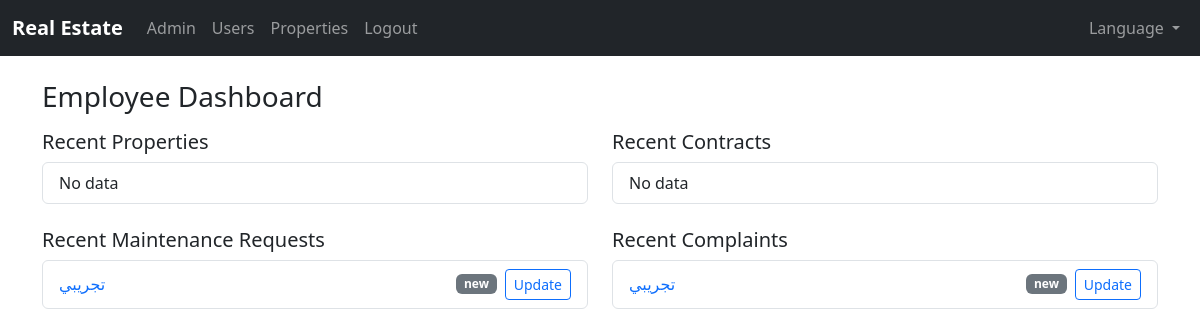
The app's page /employee/ (signed in), older data.
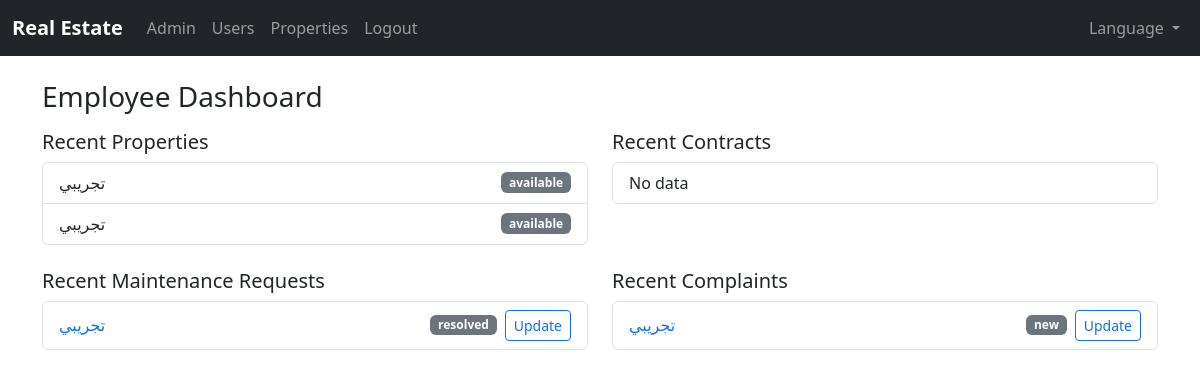
The same page, newer data.
### app/models.py (models this page shows)
class TimestampMixin:
    created_at = db.Column(db.DateTime, default=datetime.utcnow, nullable=False)
    updated_at = db.Column(db.DateTime, default=datetime.utcnow, onupdate=datetime.utcnow)

class MaintenanceRequest(db.Model, TimestampMixin):
    __tablename__ = "maintenance_requests"
    id = db.Column(db.Integer, primary_key=True)
    tenant_id = db.Column(db.Integer, db.ForeignKey("users.id"), nullable=False, index=True)
    property_id = db.Column(db.Integer, db.ForeignKey("properties.id"), nullable=True, index=True)
    title = db.Column(db.String(200), nullable=False)
    description = db.Column(db.Text, nullable=False)
    status = db.Column(db.String(50), nullable=False, default="new")  # new, in_progress, resolved, closed
    notes = db.Column(db.Text)

class Complaint(db.Model, TimestampMixin):
    __tablename__ = "complaints"
    id = db.Column(db.Integer, primary_key=True)
    tenant_id = db.Column(db.Integer, db.ForeignKey("users.id"), nullable=False, index=True)
    subject = db.Column(db.String(200), nullable=False)
    description = db.Column(db.Text, nullable=False)
    status = db.Column(db.String(50), nullable=False, default="new")  # new, reviewing, resolved, closed
    notes = db.Column(db.Text)

class Property(db.Model, TimestampMixin):
    __tablename__ = "properties"
    id = db.Column(db.Integer, primary_key=True)
    title = db.Column(db.String(200), nullable=False)
    description = db.Column(db.Text)
    price = db.Column(db.Numeric(12, 2), nullable=False, default=0)
    status = db.Column(db.String(50), nullable=False, default="available")
    images = db.Column(db.Text)  # store comma-separated file names or JSON
    num_apartments = db.Column(db.Integer, nullable=True)
    num_floors = db.Column(db.Integer, nullable=True)
    contracts = db.relationship("Contract", back_populates="property", lazy="dynamic")

### app/employee/routes.py (the view)
@employee_bp.route("/")
@login_required
@employee_required
def dashboard():
    properties = Property.query.order_by(Property.created_at.desc()).limit(10).all()
    contracts = Contract.query.order_by(Contract.created_at.desc()).limit(10).all()
    maints = MaintenanceRequest.query.order_by(MaintenanceRequest.created_at.desc()).limit(10).all()
    complaints = Complaint.query.order_by(Complaint.created_at.desc()).limit(10).all()
    return render_template(
        "employee/dashboard.html",
        properties=properties,
        contracts=contracts,
        maintenance_requests=maints,
        complaints=complaints,
    )

### app/__init__.py (called while the page is built)
def select_locale():
    from flask import session, request
    lang = session.get("lang")
    if lang:
        return lang
    return request.accept_languages.best_match(Config.LANGUAGES.keys())

### app/employee/routes.py (called while the page is built)
def employee_required(func):
    from functools import wraps
    @wraps(func)
    def wrapper(*args, **kwargs):
        if not current_user.is_authenticated or not (current_user.is_employee or current_user.is_admin):
            return abort(403)
        return func(*args, **kwargs)
    return wrapper

### app/models.py (called while the page is built)
    @property
    def is_admin(self) -> bool:
        return self.role == "admin"

    @property
    def is_employee(self) -> bool:
        return self.role == "employee"

### app/templates/employee/dashboard.html (shortened to what this page needs)
{% extends 'base.html' %}
{% block content %}
<h3 class="mb-3">{{ _('Employee Dashboard') }}</h3>
<div class="row">
  <div class="col-md-6">
    <h5>{{ _('Recent Properties') }}</h5>
    <ul class="list-group">
      {% for p in properties %}
      <li class="list-group-item d-flex justify-content-between align-items-center">
        {{ p.title }} <span class="badge text-bg-secondary">{{ p.status }}</span>
      </li>
      {% else %}
      <li class="list-group-item">{{ _('No data') }}</li>
      {% endfor %}
    </ul>
  </div>
  <div class="col-md-6">
    <h5>{{ _('Recent Contracts') }}</h5>
    <ul class="list-group">
      {% for c in contracts %}
      <li class="list-group-item d-flex justify-content-between align-items-center">
        #{{ c.id }} <span class="badge text-bg-secondary">{{ c.status }}</span>
      </li>
      {% else %}
      <li class="list-group-item">{{ _('No data') }}</li>
      {% endfor %}
    </ul>
  </div>
</div>
<div class="row mt-4">
  <div class="col-md-6">
    <h5>{{ _('Recent Maintenance Requests') }}</h5>
    <ul class="list-group">
      {% for m in maintenance_requests %}
      <li class="list-group-item d-flex justify-content-between align-items-center">
        <div>
          <div><a class="text-decoration-none" href="{{ url_for('employee.maintenance_update', req_id=m.id) }}">{{ m.title }}</a></div>
        </div>
        <div class="d-flex align-items-center gap-2">
          <a class="badge text-bg-secondary text-decoration-none" href="{{ url_for('employee.maintenance_update', req_id=m.id) }}">{{ m.status }}</a>
          <a class="btn btn-sm btn-outline-primary" href="{{ url_for('employee.maintenance_update', req_id=m.id) }}">{{ _('Update') }}</a>
        </div>
      </li>
      {% else %}
      <li class="list-group-item">{{ _('No data') }}</li>
      {% endfor %}
    </ul>
  </div>
  <div class="col-md-6">
    <h5>{{ _('Recent Complaints') }}</h5>
    <ul class="list-group">
      {% for c in complaints %}
      <li class="list-group-item d-flex justify-content-between align-items-center">
        <div>
          <div><a class="text-decoration-none" href="{{ url_for('employee.complaint_update', comp_id=c.id) }}">{{ c.subject }}</a></div>
        </div>
        <div class="d-flex align-items-center gap-2">
          <a class="badge text-bg-secondary text-decoration-none" href="{{ url_for('employee.complaint_update', comp_id=c.id) }}">{{ c.status }}</a>
          <a class="btn btn-sm btn-outline-primary" href="{{ url_for('employee.complaint_update', comp_id=c.id) }}">{{ _('Update') }}</a>
        </div>
      </li>
      {% else %}
      <li class="list-group-item">{{ _('No data') }}</li>
      {% endfor %}
    </ul>
  </div>
</div>
{% endblock %}

Row changes from the older to the newer data that the page shows:
added Property: title "تجريبي", status "available"
added Property: title "تجريبي", status "available"
changed MaintenanceRequest "تجريبي": status "new" → "resolved"
Text that changed along with them:
text no longer shown: "No data"
